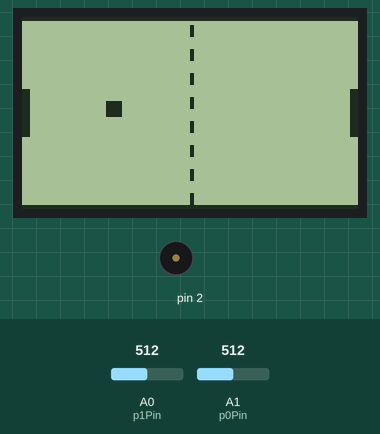
Simulated run of this sketch. Board: Arduino Uno, built with avr-gcc and run on an emulated ATmega328P. Shown: 84×48 one-colour display, buzzer (waves = sounding). The inputs (shaded band) are chosen by the test bench; at power-on: A0 (p1Pin) = 512, A1 (p0Pin) = 512.

Above: at 1.2 s.
1.3 s: A0 (p1Pin) set to 716
At 4.0 s:
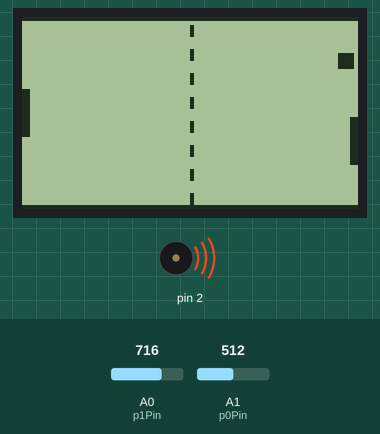
4.3 s: A1 (p0Pin) set to 716
At 5.85 s:
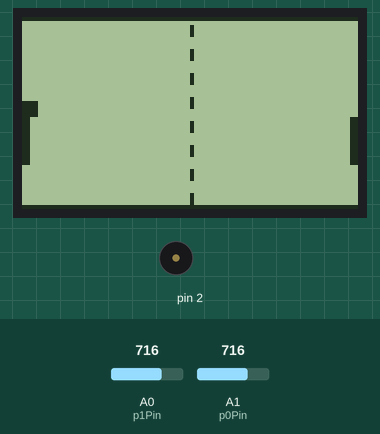
7.3 s: A0 (p1Pin) set to 900
At 7.74 s:
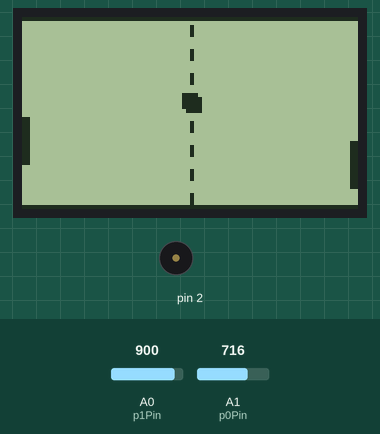
9.0 s: A1 (p0Pin) set to 900
At 9.31 s:
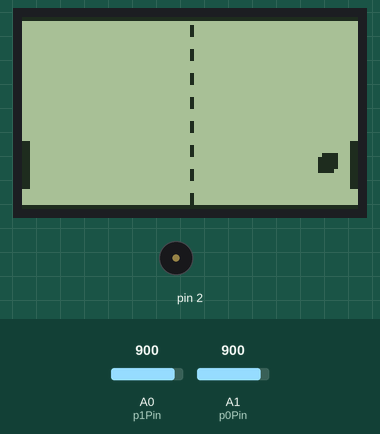
10.6 s: A0 (p1Pin) set to 1023
At 10.88 s:
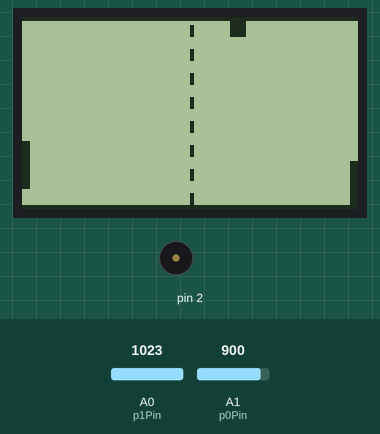
12.2 s: A1 (p0Pin) set to 1023
At 12.45 s:
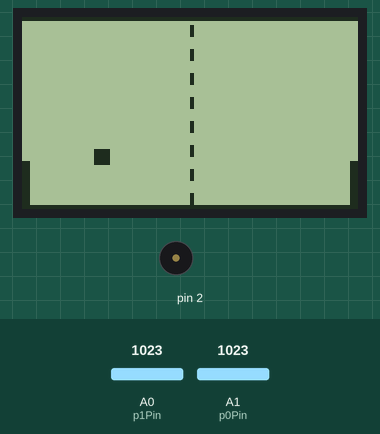
Timing chart, 0 to 14.8 s (numbered marks = the images above; inputs shaded):
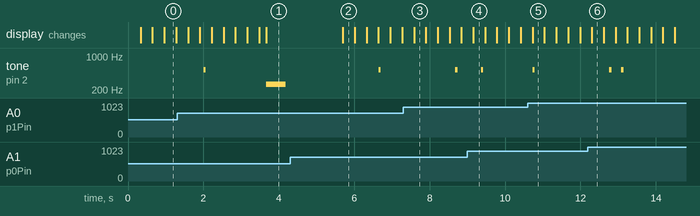

The sketch:

Pong05.ino
```cpp
// Arduino Pong v0.6
// by Hari Wiguna, 2016

#include "U8glib.h"
U8GLIB_PCD8544 u8g(13, 11, 9, 8, 10);    // SPI Com: SCK = 13, MOSI = 11, CS = 9, A0/DataCommand = 8, Reset = 10

//== Preferences ==
byte p0Pin = A1;
byte p1Pin = A0;
u8g_uint_t ballWidth = 4;
u8g_uint_t ballHeight = 4;
u8g_uint_t animationSpeed = 40; //25;
u8g_uint_t paddleWidth = 2;
u8g_uint_t paddleHeight = ballHeight * 3;

//== Game variables ==
u8g_uint_t courtWidth,courtHeight, x,y, dx,dy, py0,py1;
unsigned long timeToMove = 0;

//== Methods ==
void drawPaddle(u8g_uint_t x, u8g_uint_t y)
{
  u8g.drawBox(x, y, paddleWidth, paddleHeight);
}

bool MissedPaddle(u8g_uint_t py)
{
  u8g_uint_t ballTop = y;
  u8g_uint_t ballBottom = y + ballHeight - 1;
  u8g_uint_t paddleTop = py;
  u8g_uint_t paddleBottom = py + paddleHeight - 1;
  return ballBottom < paddleTop || ballTop > paddleBottom;
}

void DrawCourt()
{
  u8g.drawHLine(0, 0, courtWidth);
  u8g.drawHLine(0, courtHeight - 1, courtWidth);
  byte dash = 3;
  for (byte y = 0; y < (courtHeight / dash / 2); y++)
  {
    u8g.drawVLine(courtWidth / 2, 2 + y * dash * 2, dash);
  }
}

void DrawBall()
{
  u8g.drawBox(x, y, ballWidth, ballHeight);
}

void BounceX()
{
  dx = -dx;
  Beep();
}

void Missp0() // Left player missed the ball, start ball at right paddle
{
  x = courtWidth - ballWidth - 1;
  y = py1 + (paddleHeight - ballHeight) / 2;
  dx = -1;
  tone(2, 523 / 2, 512); // NOTE_C5, 1000/16
  delay(2000);
}

void Missp1() // Right player missed the ball, start ball at left paddle
{
  x = 0;
  y = py0 + (paddleHeight - ballHeight) / 2;
  dx = +1;
  tone(2, 523 / 2, 512); // NOTE_C5, 1000/16
  delay(2000);
}

void MoveBall()
{
  if (millis() > timeToMove) {
    x = x + dx;
    if (x <= 0)
        if (MissedPaddle(py0)) Missp0(); else BounceX();

    if ((x + ballWidth) >= courtWidth)
        if (MissedPaddle(py1)) Missp1(); else BounceX();

    y = y + dy;
    if ( (y <= 0) || ((y + ballHeight) >= u8g.getHeight())) {
      dy = -dy;
      Beep();
    }
    timeToMove = millis() + animationSpeed;
  }
}

void Beep()
{
  tone(2, 523, 62); // NOTE_C5, 1000/16
}

void setup(void) {
  u8g.setRot180();  // flip screen

  // assign default color value
  if ( u8g.getMode() == U8G_MODE_R3G3B2 ) u8g.setColorIndex(255); // white
  if ( u8g.getMode() == U8G_MODE_GRAY2BIT ) u8g.setColorIndex(3); // max intensity
  if ( u8g.getMode() == U8G_MODE_BW ) u8g.setColorIndex(1);       // pixel on
  if ( u8g.getMode() == U8G_MODE_HICOLOR ) u8g.setHiColorByRGB(255, 255, 255);

  courtWidth = u8g.getWidth();
  courtHeight = u8g.getHeight();
  dx = 1;
  dy = 1;
}

void loop(void) {
  u8g.firstPage();
  do {
    py0 = map( analogRead(p0Pin), 0, 1023, 0, u8g.getHeight() - paddleHeight);
    py1 = map( analogRead(p1Pin), 0, 1023, 0, u8g.getHeight() - paddleHeight);
    drawPaddle(0, py0);
    drawPaddle(courtWidth - paddleWidth, py1);
    DrawCourt();
    DrawBall();
    MoveBall();
  } while ( u8g.nextPage() );
}
```
